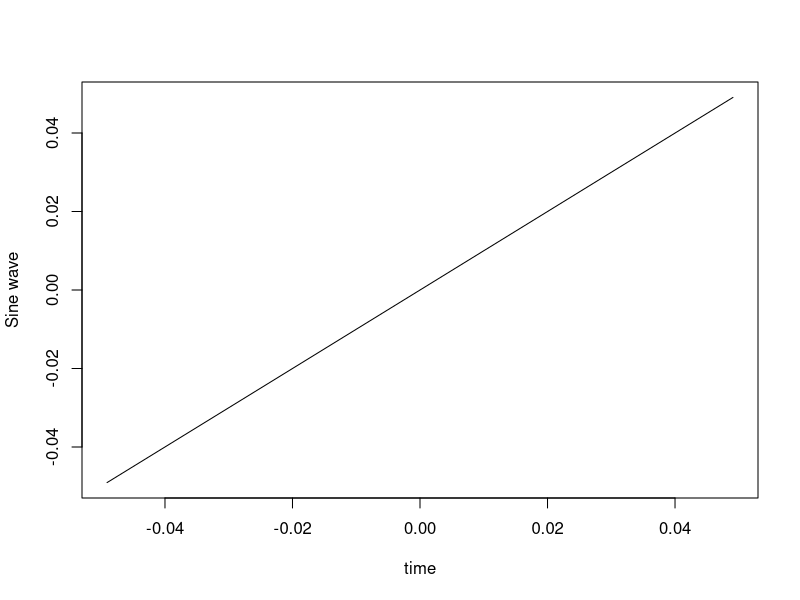
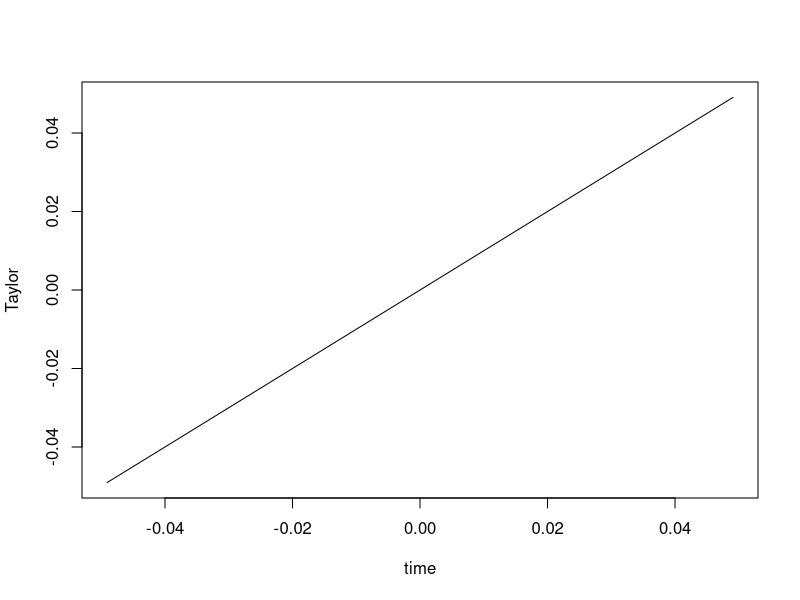

Generate these figures, in order, with R:
require(pracma)
t=seq(-pi/64,pi/64, ((2*(pi/64))/5)) # Solo tienes que cambiar aqui, la cantidad que coloques pues van a ser la de filas de la tabla, pon mas de 10 pero no te pases de verga
y=sin(t)
plot(t,y,type="l", xlab="time", ylab="Sine wave")
print(t)
segmentos=seq((-pi/64),(pi/64),((2*(pi/64))/5)) # Y aqui, tienen que se el mismo valor, evidentemente

Taylor<-function(segmentos){
resultados=c()
aux=0
for(i in segmentos){
  #aux=i+(-(i^3)/6)+((i^5)/120) #Tercer Grado
  aux=i+(-(i^3)/6) #Segundo Grado
  #aux=i  #Primer Grado
  resultados=c(resultados, aux)
}
print (resultados)

plot(segmentos,resultados,type="l", xlab="time", ylab="Taylor")
return (resultados)
}

# Los resultados los sacas de aqui
print(y) # Estos son los valores reales
valorr=Taylor(segmentos) # Estos los calculados


#Calculo de los errores
original=y
errorabs = abs(original-(valorr))  
print(round(errorabs,9))
errorrela = (errorabs/valorr)*100
print(round(errorrela,9))

